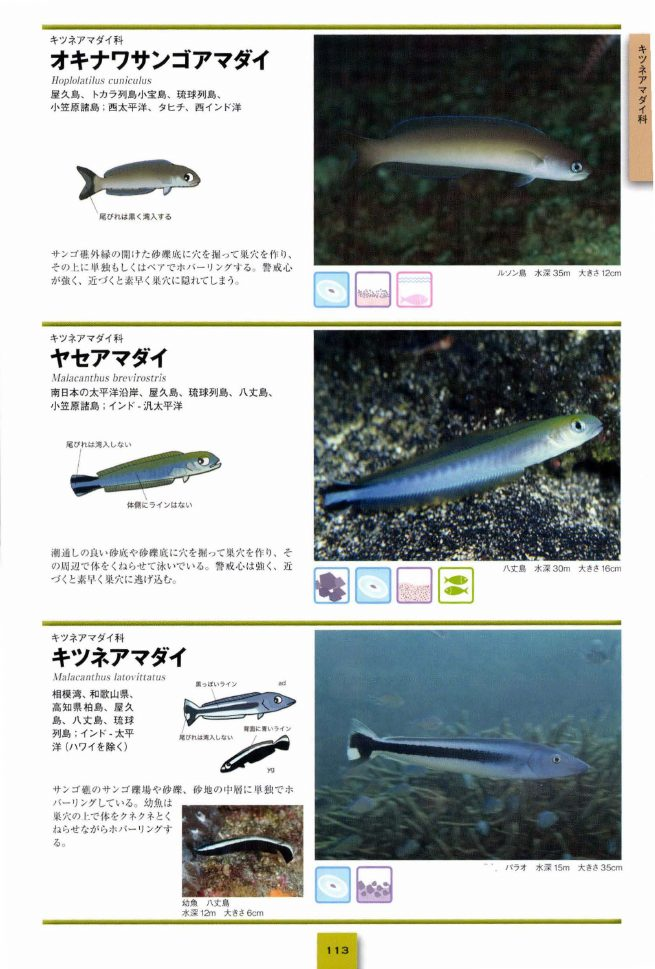
#> input picture images/page_119.jpg, 655 x 969 px
$ python -i recrop.py   (imports and definitions only)
#> lines starting #> are read from the running program, lines starting #| are printed output that depends on the picture
#!/usr/bin/env python3
"""
既存の page_XXX.jpg から photo / section を再クロップするスクリプト。
API呼び出しなし・コスト0で修正できる。

4ステップ処理:
  1. fish_data.json に登録済みの魚ページのみ対象（図鑑ページ確定済み）
  2. セクション行ごとに左寄り写真か右寄り写真かを輝度分散で分類
  3. 写真欄の列だけを切り取る（左 or 右半分）
  4. 写真列の中で、魚全体が映り、解説文が映らないよう縦にトリム
"""

import json
import numpy as np
from pathlib import Path
from PIL import Image

IMAGES_DIR = Path(__file__).parent / "images"
DATA_FILE  = Path(__file__).parent / "fish_data.json"

# 写真が左側にある場合の列範囲（全幅に対する割合）
PHOTO_LEFT_START  = 0.04   # 左端の縦書き科名帯を除く（答えのヒントになるため）
PHOTO_LEFT_END    = 0.49   # テキスト列との境界を安全に除く

# 写真が右側にある場合の列範囲
PHOTO_RIGHT_START = 0.45   # テキスト列との境界バッファ
PHOTO_RIGHT_END   = 0.96   # 右端の縦書き科名帯を除く（答えのヒントになるため）

# セクション内の縦トリム
# 上端マージン: セパレータ線だけ除く（最小限）
SECTION_TOP_MARGIN    = 0.01
# 下端マージン: 撮影地テキストは残してOKなので最小限
SECTION_BOTTOM_MARGIN = 0.05


def classify_photo_side(section_img: Image.Image) -> str:
    """
    セクション画像の左右を「彩度の平均値」で比較して写真側を判定する。
    海洋写真（青・緑・橙など色豊か）は彩度が高く、
    白地テキスト・線画図解（無彩色）は彩度が低い。
    中央20%（セパレータ帯）はスキップして干渉を避ける。
    """
    arr = np.array(section_img, dtype=np.float32)  # shape: (H, W, 3)
    w   = arr.shape[1]

    # セパレータ帯を避けて比較（左5〜45%、右55〜95%）
    l_start, l_end = int(w * 0.05), int(w * 0.45)
    r_start, r_end = int(w * 0.55), int(w * 0.95)

    # 彩度の近似 = max(R,G,B) - min(R,G,B)（ピクセルごと）
    left_region  = arr[:, l_start:l_end, :]
    right_region = arr[:, r_start:r_end, :]

    left_sat  = float(np.mean(left_region.max(axis=2)  - left_region.min(axis=2)))
    right_sat = float(np.mean(right_region.max(axis=2) - right_region.min(axis=2)))

    return "left" if left_sat >= right_sat else "right"


def recrop(data: list[dict]) -> list[dict]:
    # ページごとに魚の数をカウント
    page_counts: dict[int, int] = {}
    for entry in data:
        p = entry["page"]
        page_counts[p] = page_counts.get(p, 0) + 1

    updated = 0
    for entry in data:
        page_num   = entry["page"]
        fish_index = entry["fish_index"] - 1   # 0-based
        n          = page_counts[page_num]      # このページの魚の総数

        page_path = IMAGES_DIR / f"page_{page_num:03d}.jpg"
        if not page_path.exists():
            continue

        img = Image.open(page_path)
        w, h = img.size

        # ── セクション境界（縦方向） ─────────────────────────────────────
        sec_h   = h // n
        sec_top = sec_h * fish_index
        sec_bot = sec_h * (fish_index + 1)

        # セクション行を切り出す（分類用）
        section_row = img.crop((0, sec_top, w, sec_bot))

        # ── ステップ2: 写真側を分類 ───────────────────────────────────────
        photo_side = classify_photo_side(section_row)

        # ── ステップ3: 写真列を切り取る ──────────────────────────────────
        if photo_side == "left":
            col_left  = int(w * PHOTO_LEFT_START)
            col_right = int(w * PHOTO_LEFT_END)
        else:
            col_left  = int(w * PHOTO_RIGHT_START)
            col_right = int(w * PHOTO_RIGHT_END)

        # ── ステップ4: 縦トリム（解説テキスト行を除く） ──────────────────
        top_trim    = max(0, sec_top + int(sec_h * SECTION_TOP_MARGIN))
        bottom_trim = min(h, sec_bot - int(sec_h * SECTION_BOTTOM_MARGIN))

        photo_crop = img.crop((col_left, top_trim, col_right, bottom_trim))
        photo_path = IMAGES_DIR / f"photo_{page_num:03d}_{fish_index+1}.jpg"
        photo_crop.save(str(photo_path), "JPEG", quality=87)
        entry["photo_image"] = f"images/photo_{page_num:03d}_{fish_index+1}.jpg"

        # ── 解説画像: セクション行 全幅（上下3%バッファ付き） ──────────
        buf          = int(sec_h * 0.03)
        section_crop = img.crop((
            0,
            max(0, sec_top - buf),
            w,
            min(h, sec_bot + buf),
        ))
        section_path = IMAGES_DIR / f"section_{page_num:03d}_{fish_index+1}.jpg"
        section_crop.save(str(section_path), "JPEG", quality=85)
        entry["page_image"] = f"images/section_{page_num:03d}_{fish_index+1}.jpg"

        updated += 1
        if updated % 100 == 0:
            print(f"  {updated} 件処理済み...")

    return data


def main():
    print("📐 再クロップ開始...\n")
    with open(DATA_FILE, encoding="utf-8") as f:
        data = json.load(f)

    print(f"対象: {len(data)} 件")
    data = recrop(data)

    with open(DATA_FILE, "w", encoding="utf-8") as f:
        json.dump(data, f, ensure_ascii=False, indent=2)

    print(f"\n✅ 完了: {len(data)} 件を再クロップ")
    print(f"   photo_XXX_N.jpg   ← 魚写真（左右自動判定 + 下部トリム）")
    print(f"   section_XXX_N.jpg ← 解説行（ページ 1/N 行）")


# [2 lines not run here, left out]

>>> import cv2
>>> picture = cv2.imread('images/page_119.jpg', cv2.IMREAD_GRAYSCALE)
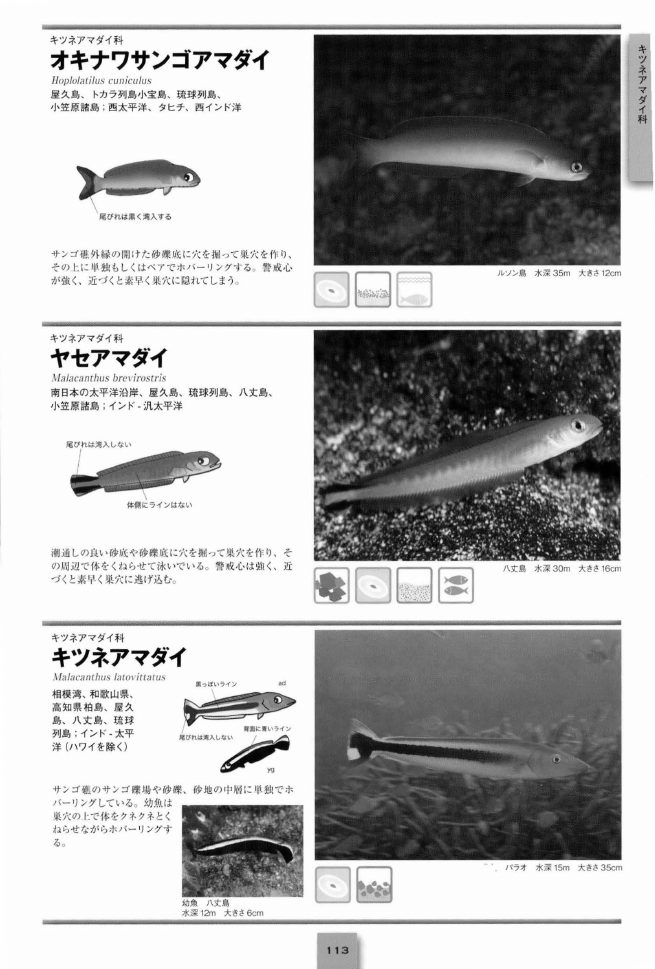
#> picture: shape (969, 655); min 0, max 255, mean 176.4
#> the loop in recrop, `for entry in data:` made 1 pass
#> after the loop in recrop, `for entry in data:`: page_counts = 0 items
#> (the run stopped early here; a loop or call above may not have finished)

$ run again, on images/page_177.jpg
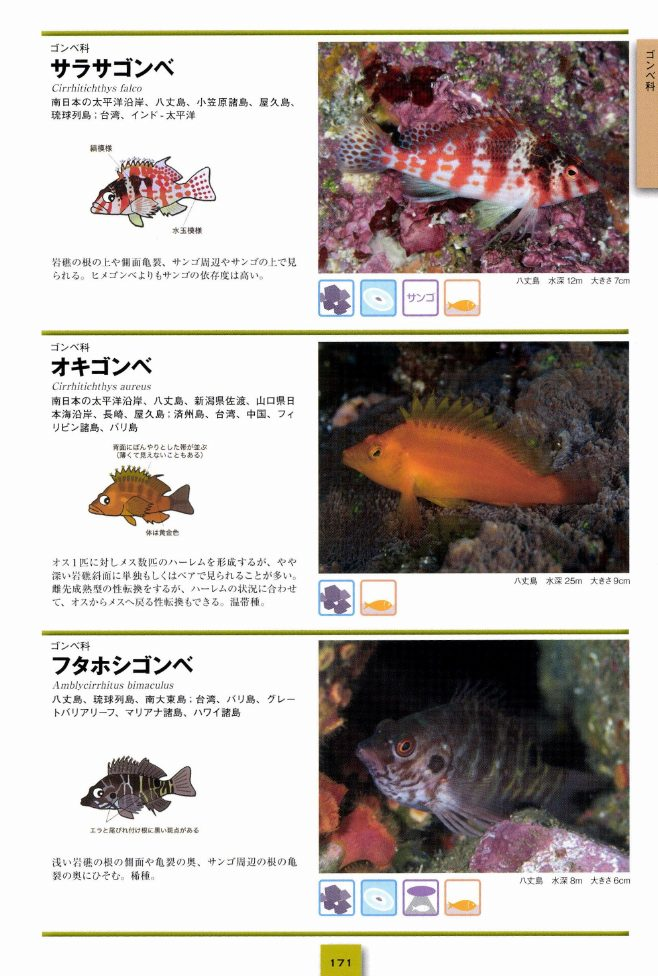
#> input picture images/page_177.jpg, 658 x 976 px
#> `picture = cv2.imread('images/page_119.jpg', cv2.IMREAD_GRAYSCALE)`:
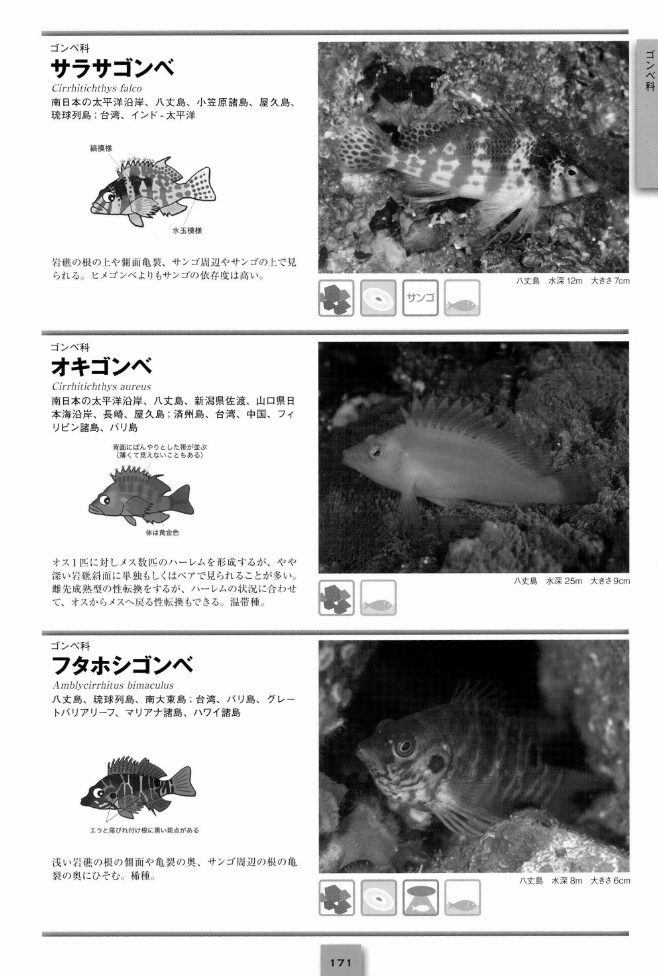
#> picture: shape (976, 658); min 0, max 255, mean 180.6
#> the loop in recrop, `for entry in data:` made 1 pass
#> after the loop in recrop, `for entry in data:`: page_counts = 0 items

$ run again, on images/page_197.jpg
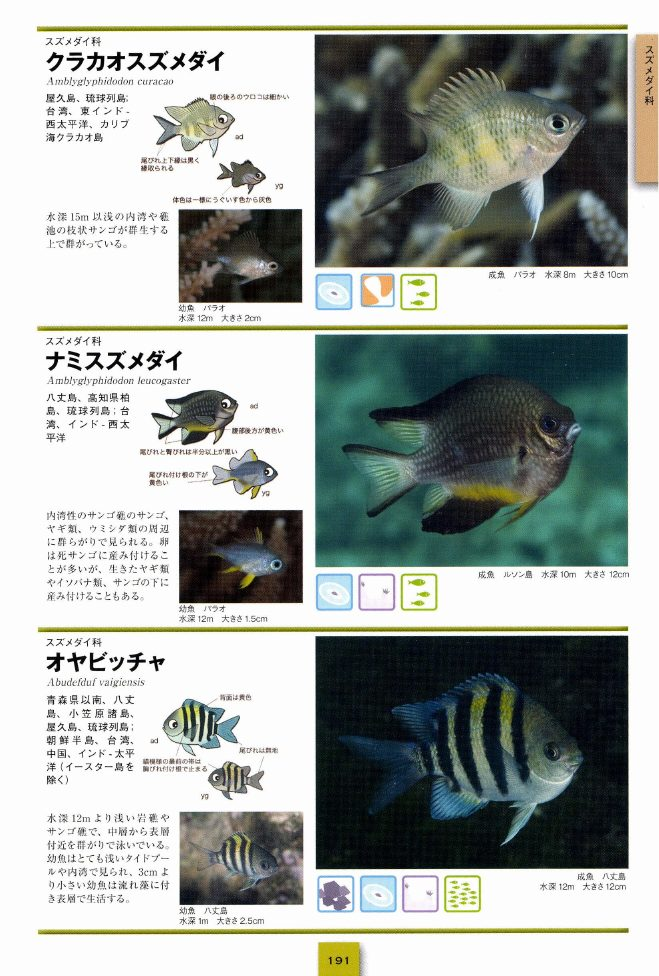
#> input picture images/page_197.jpg, 659 x 976 px
#> `picture = cv2.imread('images/page_119.jpg', cv2.IMREAD_GRAYSCALE)`:
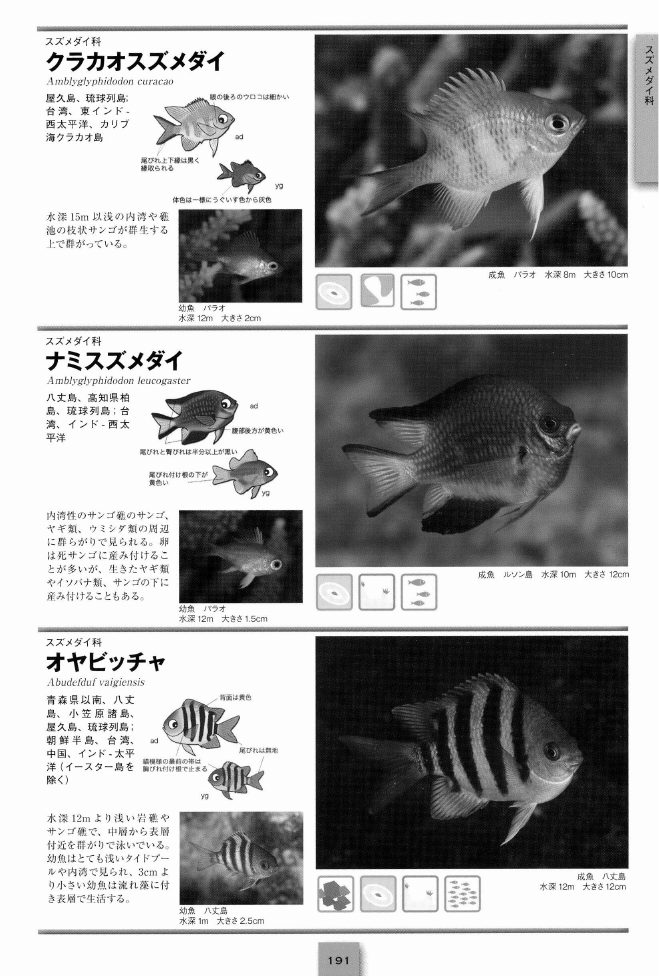
#> picture: shape (976, 659); min 0, max 255, mean 165.8
#> the loop in recrop, `for entry in data:` made 1 pass
#> after the loop in recrop, `for entry in data:`: page_counts = 0 items

$ run again, on images/page_198.jpg
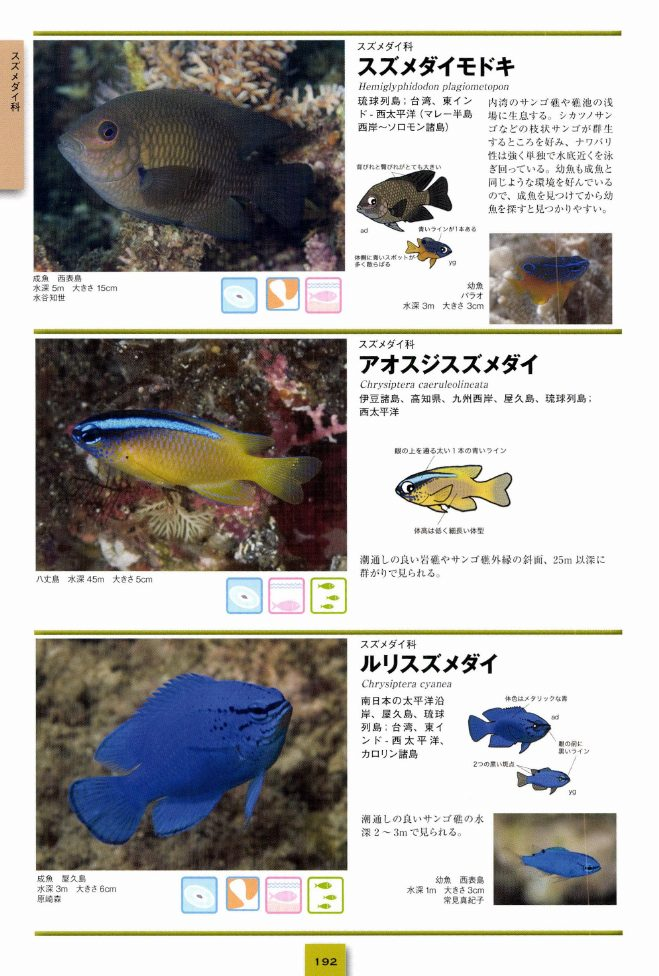
#> input picture images/page_198.jpg, 659 x 976 px
#> `picture = cv2.imread('images/page_119.jpg', cv2.IMREAD_GRAYSCALE)`:
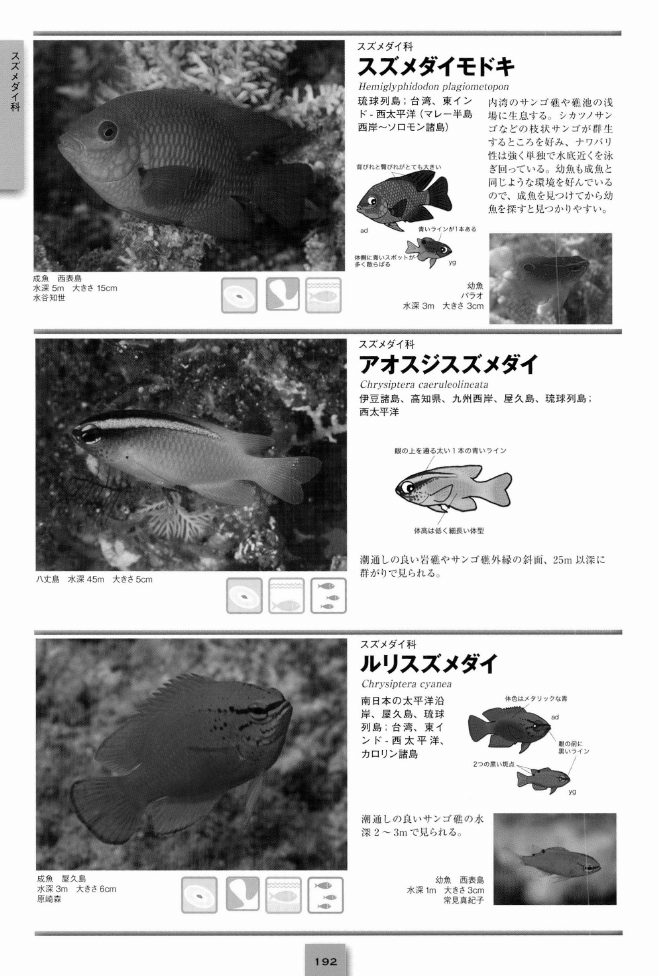
#> picture: shape (976, 659); min 0, max 255, mean 174.9
#> the loop in recrop, `for entry in data:` made 1 pass
#> after the loop in recrop, `for entry in data:`: page_counts = 0 items
